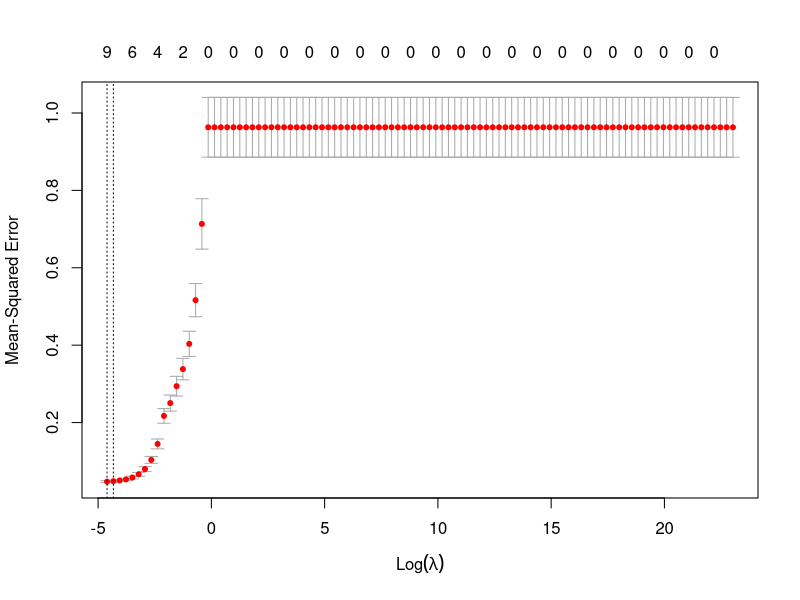

The R source for this figure: (Note: this script raises an error after producing the figure.)
library(glmnet)

scaledCredit = as.matrix(read.csv("data/scaled-credit.csv"))[,-1]
trainSet = as.matrix(read.csv("data/train-set.csv"))[,-1]
testSet = as.matrix(read.csv("data/test-set.csv"))[,-1]
trainx = as.matrix(trainSet[,3:13])
trainy = as.matrix(trainSet[,14])
testx <- as.matrix(testSet[,3:13])
testy <- as.matrix(testSet[,14])

#Run train set using ten-fold cross-validation
grid = 10^seq(10, -2, length = 100)
set.seed(12345)
lassoCV = cv.glmnet(trainx, trainy, alpha = 1, intercept = F, 
                    standardize = F,lambda = grid)

#Select the best model
LassoBest = lassoCV$lambda.min

#plot
png("images/lassoCV.png")
plot(lassoCV)
dev.off()

#MSE 
lasso = predict(lassoCV, testx, s = LassoBest)
lassoMSE <- mean((lasso-testy)^2)

# refit the model on the full data
fullx = as.matrix(scaledCredit[,2:12])
fully = as.matrix(scaledCredit[,13])
LassoFit <- glmnet(fullx, fully, lambda = LassoBest, intercept = FALSE, 
                  standardize = FALSE, alpha = 1)
LassoFitcoef <- coef(LassoFit, s = LassoBest)

#Save Ridge model in binary data
save(lassoCV, LassoBest, lassoMSE, LassoFitcoef, file = "data/lasso.RData")


# Sinking output to txt file
sink('./data/lasso-output.txt')
cat('Lasso best model\n')
print(LassoBest)
cat('Lasso MSE\n')
print(lassoMSE)
cat('Lasso regression coefficients\n')
print(LassoFitcoef)
sink()

